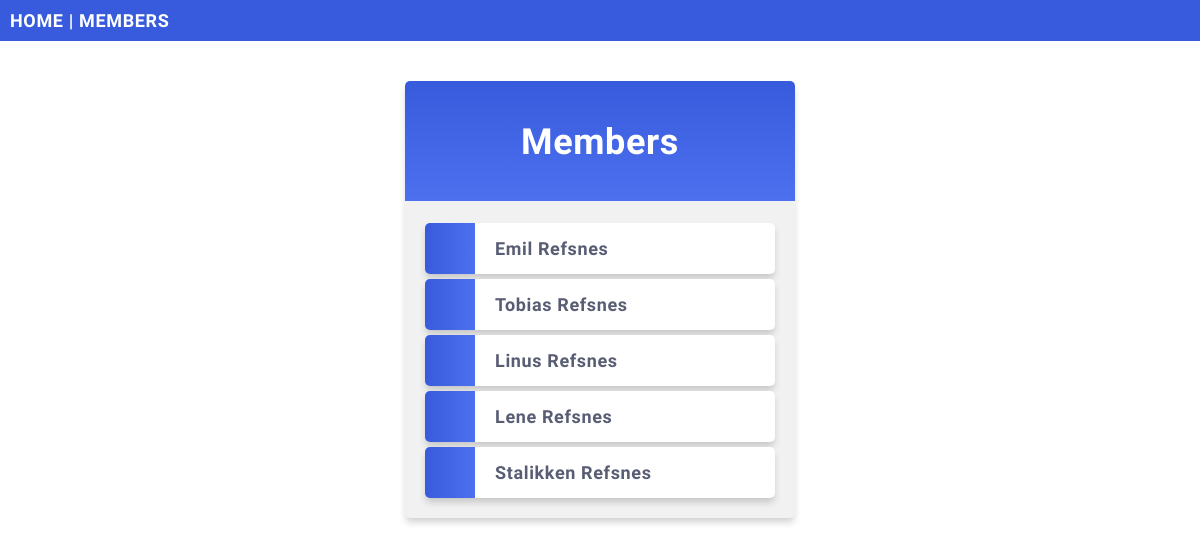
/members/, run on an earlier commit of the app's database.
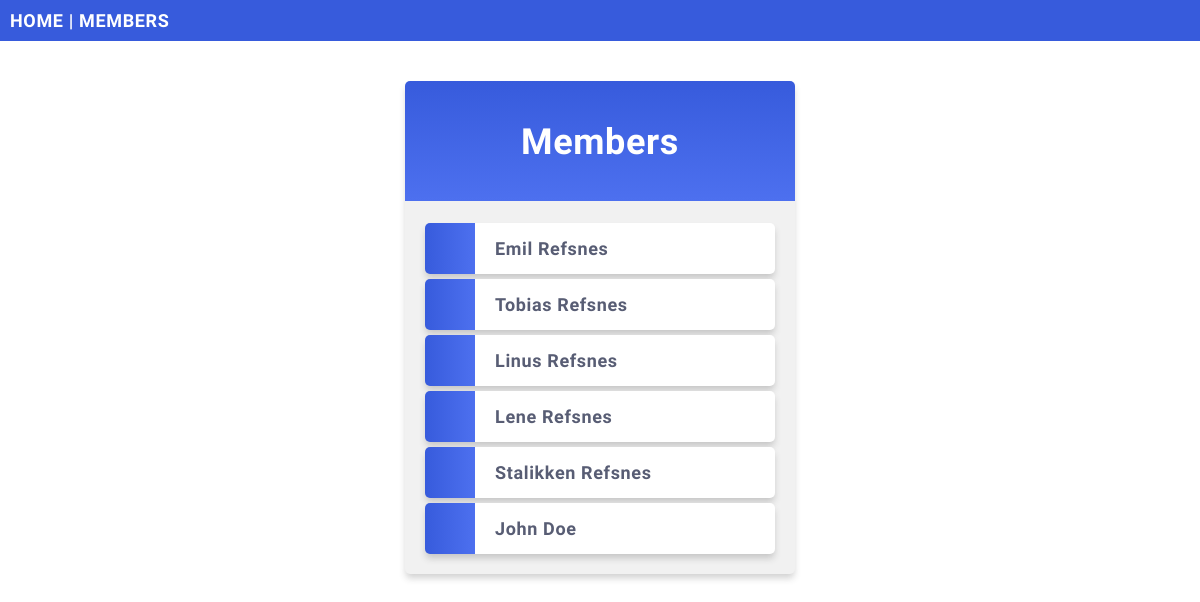
And on a later commit of the database.
### members/models.py (models this page shows, shortened)
class Member(models.Model):
    firstname = models.CharField(max_length=255)
    lastname = models.CharField(max_length=255)
    phone = models.IntegerField(null=True)
    joined_date = models.DateField(null=True)
    slug = models.SlugField(default="", null=False)

### members/views.py (the view)
# urls.py: path("members/", views.members, name="members"),
def members(request):
    mymembers = Member.objects.all().values()
    template = loader.get_template("all_members.html")
    context = {
        "mymembers": mymembers,
    }
    return HttpResponse(template.render(context, request))

### members/templates/all_members.html (shortened to what this page needs)
{% extends "master.html" %}
{% block content %}
<div class="mycard">
  <h1>Members</h1>
  <ul>
    {% for x in mymembers %}
    <li onclick="window.location = 'details/{{ x.slug }}'">{{ x.firstname }} {{ x.lastname }}</li>
    {% endfor %}
  </ul>
</div>
{% endblock %}

### members/templates/master.html (shortened to what this page needs)
{% load static %}
<!DOCTYPE html>
<html>
  <head>
    <link rel="stylesheet" href="{% static 'styles.css' %}" />
  </head>
  <body>
    <div class="topnav">
      <a href="/">HOME</a> |
      <a href="/members">MEMBERS</a>
    </div>
    {% block content %} {% endblock %}
  </body>
</html>

### static/styles.css (style rules this page uses)
body { margin: 0; font: 600 18px "Source Sans Pro", sans-serif; letter-spacing: 0.64px; color: #585d74; }
.topnav { background-color: #375bdc; color: #ffffff; padding: 10px; }
.topnav a:link, .topnav a:visited { text-decoration: none; color: #ffffff; }
.mycard { background-color: #f1f1f1; background-image: linear-gradient(to bottom, #375bdc, #4d70ef); background-size: 100% 120px; background-repeat: no-repeat; margin: 40px auto; width: 350px; border-radius: 5px; box-shadow: 0 5px 7px -1px rgba(51, 51, 51, 0.23); padding: 20px; }
.mycard h1 { text-align: center; color: #ffffff; margin: 20px 0 60px 0; }
ul { list-style-type: none; padding: 0; margin: 0; }
li { background-color: #ffffff; background-image: linear-gradient(to right, #375bdc, #4d70ef); background-size: 50px 60px; background-repeat: no-repeat; cursor: pointer; transition: transform 0.25s; border-radius: 5px; box-shadow: 0 5px 7px -1px rgba(51, 51, 51, 0.23); padding: 15px; padding-left: 70px; margin-top: 5px; }
a:link, a:visited { color: #375bdc; }

What changed in the data, as far as the page shows it:
added Member: firstname "John", lastname "Doe"
